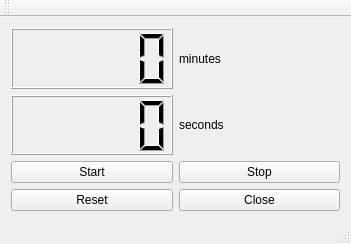
<?xml version="1.0" encoding="UTF-8"?>
<ui version="4.0">
 <class>MainWindow</class>
 <widget class="QMainWindow" name="MainWindow">
  <property name="geometry">
   <rect>
    <x>0</x>
    <y>0</y>
    <width>351</width>
    <height>244</height>
   </rect>
  </property>
  <property name="windowTitle">
   <string>MainWindow</string>
  </property>
  <widget class="QWidget" name="centralWidget">
   <layout class="QGridLayout" name="gridLayout">
    <item row="2" column="1">
     <widget class="QPushButton" name="stopButton">
      <property name="text">
       <string>Stop</string>
      </property>
     </widget>
    </item>
    <item row="0" column="1">
     <widget class="QLabel" name="labelMin">
      <property name="text">
       <string>minutes</string>
      </property>
     </widget>
    </item>
    <item row="3" column="0">
     <widget class="QPushButton" name="resetButton">
      <property name="text">
       <string>Reset</string>
      </property>
     </widget>
    </item>
    <item row="3" column="1">
     <widget class="QPushButton" name="closeButton">
      <property name="text">
       <string>Close</string>
      </property>
     </widget>
    </item>
    <item row="2" column="0">
     <widget class="QPushButton" name="startButton">
      <property name="text">
       <string>Start</string>
      </property>
     </widget>
    </item>
    <item row="1" column="1">
     <widget class="QLabel" name="labelSec">
      <property name="text">
       <string>seconds</string>
      </property>
     </widget>
    </item>
    <item row="0" column="0">
     <widget class="QLCDNumber" name="lcdNumberMin"/>
    </item>
    <item row="1" column="0">
     <widget class="QLCDNumber" name="lcdNumberSec"/>
    </item>
   </layout>
  </widget>
  <widget class="QMenuBar" name="menuBar">
   <property name="geometry">
    <rect>
     <x>0</x>
     <y>0</y>
     <width>351</width>
     <height>25</height>
    </rect>
   </property>
  </widget>
  <widget class="QToolBar" name="mainToolBar">
   <attribute name="toolBarArea">
    <enum>TopToolBarArea</enum>
   </attribute>
   <attribute name="toolBarBreak">
    <bool>false</bool>
   </attribute>
  </widget>
  <widget class="QStatusBar" name="statusBar"/>
 </widget>
 <layoutdefault spacing="6" margin="11"/>
 <resources/>
 <connections/>
</ui>
